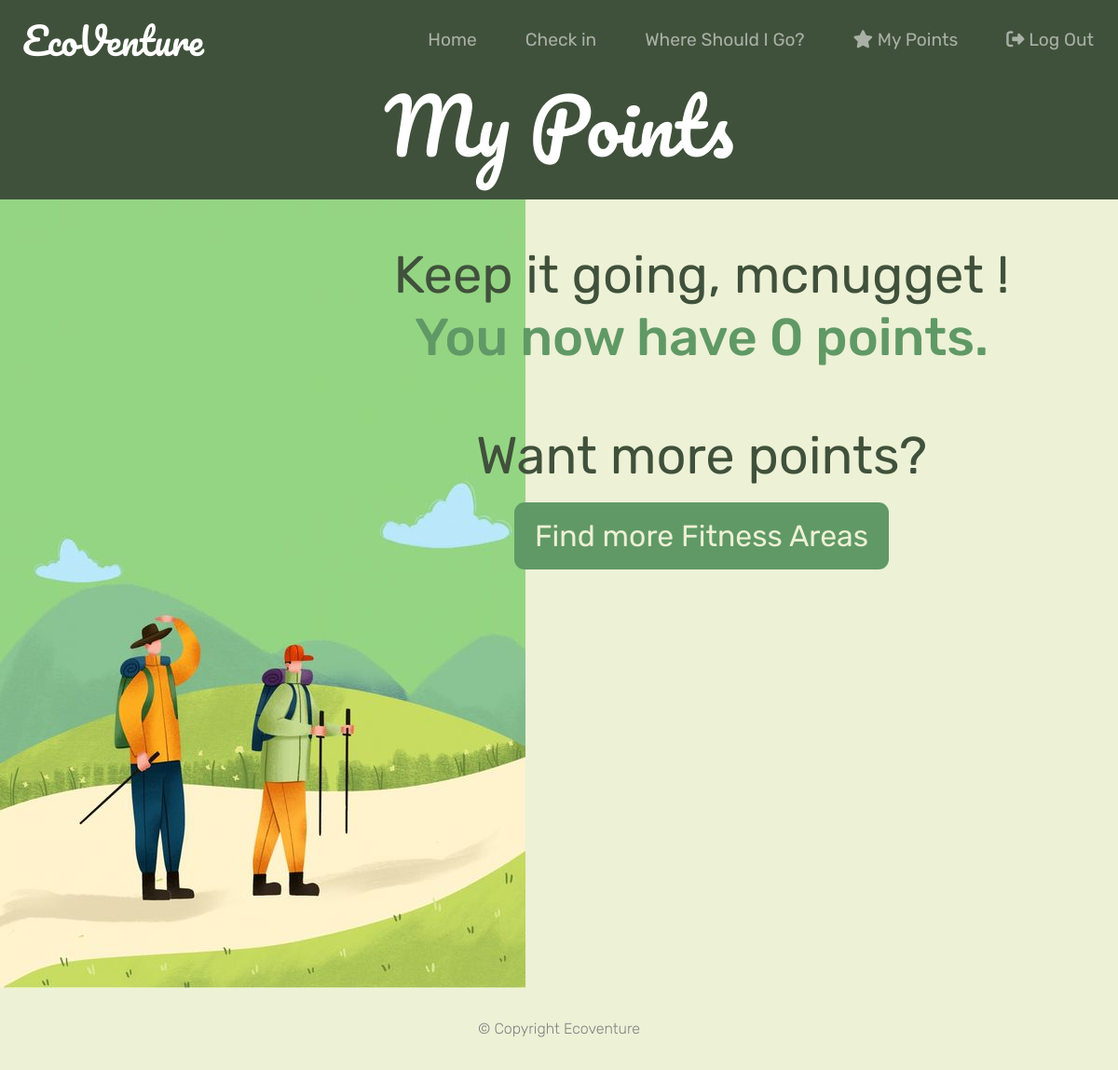
The page /showPoints (signed in) on the database as committed earlier.
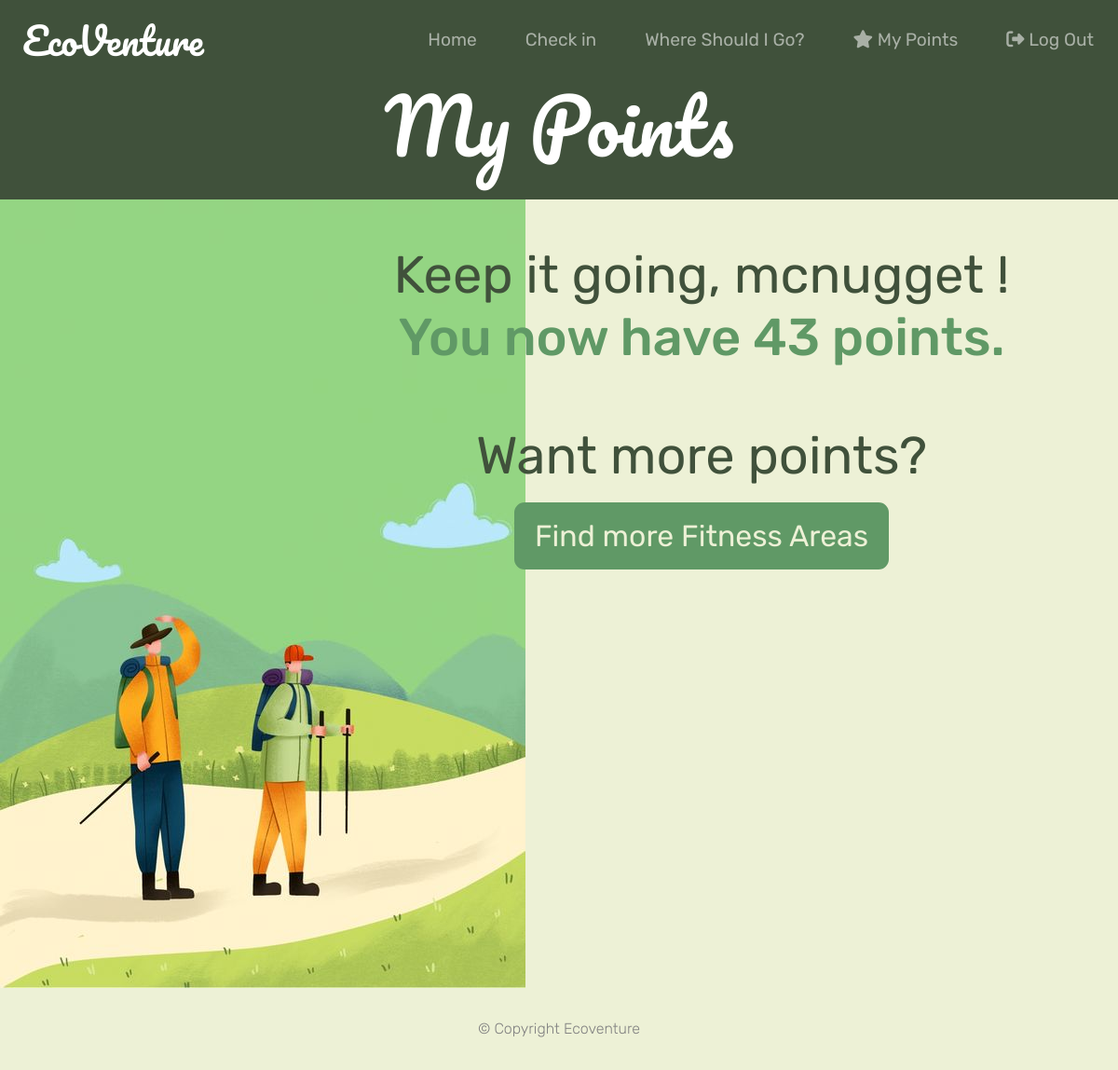
The same page on the database as committed later.
### user.py (models this page shows, shortened)
class User(db.Model):
    __bind_key__="users"
    __tablename__='users'
    username = db.Column(db.String(80), primary_key=True, nullable=False)
    email = db.Column(db.String(100), nullable=False)
    password_hash = db.Column(db.String(128), nullable=False)
    points = db.Column(db.Integer, default=0)
    def __init__(self,username, email, password_hash, points):
        self.username = username
        self.email = email
        self.password_hash = password_hash
        self.points= points

### checkin.py (the view)
@checkin_bp.route('/showPoints')
@login_required
def showPoints():
    username = session.get('username')
    user = User.query.filter_by(username=username).first()
    return render_template("myPoints.html",user = user)

### auth.py (called while the page is built)
@login_manager.user_loader
def load_user(username):
        connection=sqlite3.connect(current_app.config['USERSDBPATH'])
        cursor=connection.cursor()
        cursor.execute('SELECT * FROM users WHERE username=?',(username,))
        user_data=cursor.fetchone()
        connection.close()
        if not user_data:
            return None
        return User(user_data[0],user_data[1],user_data[2],user_data[3])

### templates/myPoints.html (shortened to what this page needs)
<!DOCTYPE html>
<html>
<head>
     <link
     href="https://cdn.jsdelivr.net/npm/bootstrap@5.3.0-alpha1/dist/css/bootstrap.min.css"
     rel="stylesheet"
   />
   <link rel="stylesheet" href="../static/styles.css" />
</head>
<body>
    <section class="colored-section ci-title-section">
    <nav class="navbar navbar-expand-lg navbar-dark">
        <a class="navbar-brand" href="/#">EcoVenture</a>
        <ul class="navbar-nav ms-auto">
        <li class="nav-item active">
            <a class="nav-link" href="/user">Home</a>
        </li>
        <li class="nav-item">
            <a class="nav-link" href="/check_in">Check in</a>
        </li>
        <li class="nav-item">
            <a class="nav-link" href="/whereshouldigo">Where Should I Go?</a>
        </li>
        <li class="nav-item">
          <a class="nav-link" href="/showPoints"><i class="fa-solid fa-star"></i> My Points</a>
      </li>
        <li class="nav-item">
            <a class="nav-link" href="/logout"><i class="fa-solid fa-right-from-bracket"></i> Log Out</a>
        </li>
      </ul>
    </nav>
    <h1 class="ci-title">My Points</h1>
</section>
    <div class="row">
        <div class="col-lg-3">
            <img src="../static/images/my-points-img.jpeg">
        </div>
        <div class="col-lg-9" style="text-align: center; padding: 3rem 2rem;">
            <h3 class="ci-description">Keep it going, {{user.username}}!</h3>
            <h4 class="ci-description" style="color: #609966">You now have {{user.points}} points.</h4>
            <h3 class="ci-description" style="margin-top: 7%">Want more points?</h3>
            <a href="/whereshouldigo"><button class="btn-big">Find more Fitness Areas</button></a>
        </div>
    </div>
	<footer class="light-section footer-section">
		<p class="footer-description">© Copyright Ecoventure</p>
	</footer>
</body>
</html>

### static/styles.css (style rules this page uses)
h1 { font-family: 'Pacifico', sans-serif; color: white; font-size: 5rem; }
h3 { font-family: 'Rubik', sans-serif; font-weight: 400; color: white; font-size: 1.5rem; }
body { font-family:'Rubik', sans-serif; font-weight: 300; background-color: #EDF1D6; color: white; }
.colored-section { background-color: #40513B; }
.light-section { background-color: #EDF1D6; }
.btn-big { -webkit-border-radius: 11; -moz-border-radius: 11; border-radius: 11px; border-style: solid; border-color: #609966; color: #EDF1D6; font-size: 2rem; background: #609966; padding: 10px 20px 10px 20px; text-decoration: none; outline: 0px; margin: 1rem; }
.navbar { padding-bottom: 0.5rem; }
.navbar-brand { font-family: 'Pacifico', sans-serif; font-size: 2.5rem; margin-left: 1.5rem; }
.nav-item { padding: 0 18px; font-weight: 400; }
.nav-link { font-size: 1.2rem; }
.footer-section { padding: 0.5rem 0; }
.footer-description { color: grey; size: 1rem; text-align: center; margin: 2% auto; }
.ci-title-section { text-align: center; padding-bottom: 1.5rem; }
.ci-title { padding: 0; }
.ci-description { color: #40513B; font-size: 3.5rem; padding: 0; margin: 0; }

Rows that differ between the two databases and show on the page:
changed User "mcnugget": points "0" → "43"
